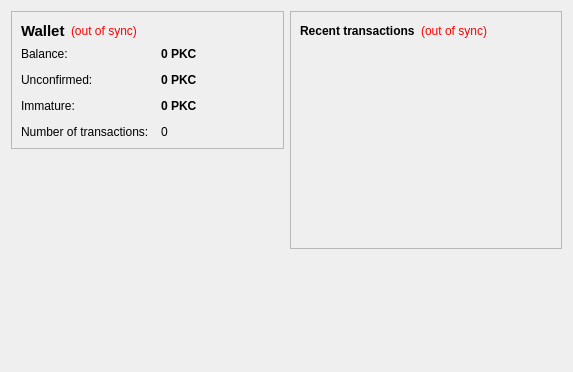
<?xml version="1.0" encoding="UTF-8"?>
<ui version="4.0">
 <class>OverviewPage</class>
 <widget class="QWidget" name="OverviewPage">
  <property name="geometry">
   <rect>
    <x>0</x>
    <y>0</y>
    <width>573</width>
    <height>372</height>
   </rect>
  </property>
  <property name="windowTitle">
   <string>Form</string>
  </property>
  <layout class="QHBoxLayout" name="horizontalLayout" stretch="1,1">
   <item>
    <layout class="QVBoxLayout" name="verticalLayout_2">
     <item>
      <widget class="QFrame" name="frame">
       <property name="frameShape">
        <enum>QFrame::StyledPanel</enum>
       </property>
       <property name="frameShadow">
        <enum>QFrame::Raised</enum>
       </property>
       <layout class="QVBoxLayout" name="verticalLayout_4">
        <item>
         <layout class="QHBoxLayout" name="horizontalLayout_4">
          <item>
           <widget class="QLabel" name="label_5">
            <property name="font">
             <font>
              <pointsize>11</pointsize>
              <weight>75</weight>
              <bold>true</bold>
             </font>
            </property>
            <property name="text">
             <string>Wallet</string>
            </property>
           </widget>
          </item>
          <item>
           <widget class="QLabel" name="labelWalletStatus">
            <property name="toolTip">
             <string>The displayed information may be out of date. Your wallet automatically synchronizes with the PinkachuCoin network after a connection is established, but this process has not completed yet.</string>
            </property>
            <property name="styleSheet">
             <string notr="true">QLabel { color: red; }</string>
            </property>
            <property name="text">
             <string notr="true">(out of sync)</string>
            </property>
            <property name="alignment">
             <set>Qt::AlignLeading|Qt::AlignLeft|Qt::AlignVCenter</set>
            </property>
           </widget>
          </item>
          <item>
           <spacer name="horizontalSpacer_2">
            <property name="orientation">
             <enum>Qt::Horizontal</enum>
            </property>
            <property name="sizeHint" stdset="0">
             <size>
              <width>40</width>
              <height>20</height>
             </size>
            </property>
           </spacer>
          </item>
         </layout>
        </item>
        <item>
         <layout class="QFormLayout" name="formLayout_2">
          <property name="fieldGrowthPolicy">
           <enum>QFormLayout::AllNonFixedFieldsGrow</enum>
          </property>
          <property name="horizontalSpacing">
           <number>12</number>
          </property>
          <property name="verticalSpacing">
           <number>12</number>
          </property>
          <item row="0" column="0">
           <widget class="QLabel" name="label">
            <property name="text">
             <string>Balance:</string>
            </property>
           </widget>
          </item>
          <item row="0" column="1">
           <widget class="QLabel" name="labelBalance">
            <property name="font">
             <font>
              <weight>75</weight>
              <bold>true</bold>
             </font>
            </property>
            <property name="cursor">
             <cursorShape>IBeamCursor</cursorShape>
            </property>
            <property name="toolTip">
             <string>Your current balance</string>
            </property>
            <property name="text">
             <string notr="true">0 PKC</string>
            </property>
            <property name="textInteractionFlags">
             <set>Qt::LinksAccessibleByMouse|Qt::TextSelectableByKeyboard|Qt::TextSelectableByMouse</set>
            </property>
           </widget>
          </item>
          <item row="1" column="0">
           <widget class="QLabel" name="label_3">
            <property name="text">
             <string>Unconfirmed:</string>
            </property>
           </widget>
          </item>
          <item row="1" column="1">
           <widget class="QLabel" name="labelUnconfirmed">
            <property name="font">
             <font>
              <weight>75</weight>
              <bold>true</bold>
             </font>
            </property>
            <property name="cursor">
             <cursorShape>IBeamCursor</cursorShape>
            </property>
            <property name="toolTip">
             <string>Total of transactions that have yet to be confirmed, and do not yet count toward the current balance</string>
            </property>
            <property name="text">
             <string notr="true">0 PKC</string>
            </property>
            <property name="textInteractionFlags">
             <set>Qt::LinksAccessibleByMouse|Qt::TextSelectableByKeyboard|Qt::TextSelectableByMouse</set>
            </property>
           </widget>
          </item>
          <item row="3" column="0">
           <widget class="QLabel" name="label_2">
            <property name="text">
             <string>Number of transactions:</string>
            </property>
           </widget>
          </item>
          <item row="3" column="1">
           <widget class="QLabel" name="labelNumTransactions">
            <property name="toolTip">
             <string>Total number of transactions in wallet</string>
            </property>
            <property name="text">
             <string notr="true">0</string>
            </property>
           </widget>
          </item>
          <item row="2" column="0">
           <widget class="QLabel" name="labelImmatureText">
            <property name="text">
             <string>Immature:</string>
            </property>
           </widget>
          </item>
          <item row="2" column="1">
           <widget class="QLabel" name="labelImmature">
            <property name="font">
             <font>
              <weight>75</weight>
              <bold>true</bold>
             </font>
            </property>
            <property name="toolTip">
             <string>Mined balance that has not yet matured</string>
            </property>
            <property name="text">
             <string notr="true">0 PKC</string>
            </property>
            <property name="textInteractionFlags">
             <set>Qt::LinksAccessibleByMouse|Qt::TextSelectableByKeyboard|Qt::TextSelectableByMouse</set>
            </property>
           </widget>
          </item>
         </layout>
        </item>
       </layout>
      </widget>
     </item>
     <item>
      <spacer name="verticalSpacer">
       <property name="orientation">
        <enum>Qt::Vertical</enum>
       </property>
       <property name="sizeHint" stdset="0">
        <size>
         <width>20</width>
         <height>40</height>
        </size>
       </property>
      </spacer>
     </item>
     <item>
      <widget class="QLabel" name="lblLogo">
       <property name="maximumSize">
        <size>
         <width>300</width>
         <height>200</height>
        </size>
       </property>
       <property name="text">
        <string/>
       </property>
       <property name="pixmap">
        <pixmap resource="../bitcoin.qrc">:/icons/xlogo</pixmap>
       </property>
       <property name="scaledContents">
        <bool>true</bool>
       </property>
      </widget>
     </item>
    </layout>
   </item>
   <item>
    <layout class="QVBoxLayout" name="verticalLayout_3">
     <item>
      <widget class="QFrame" name="frame_2">
       <property name="frameShape">
        <enum>QFrame::StyledPanel</enum>
       </property>
       <property name="frameShadow">
        <enum>QFrame::Raised</enum>
       </property>
       <layout class="QVBoxLayout" name="verticalLayout">
        <item>
         <layout class="QHBoxLayout" name="horizontalLayout_2">
          <item>
           <widget class="QLabel" name="label_4">
            <property name="text">
             <string>&lt;b&gt;Recent transactions&lt;/b&gt;</string>
            </property>
           </widget>
          </item>
          <item>
           <widget class="QLabel" name="labelTransactionsStatus">
            <property name="toolTip">
             <string>The displayed information may be out of date. Your wallet automatically synchronizes with the PinkachuCoin network after a connection is established, but this process has not completed yet.</string>
            </property>
            <property name="styleSheet">
             <string notr="true">QLabel { color: red; }</string>
            </property>
            <property name="text">
             <string notr="true">(out of sync)</string>
            </property>
            <property name="alignment">
             <set>Qt::AlignRight|Qt::AlignTrailing|Qt::AlignVCenter</set>
            </property>
           </widget>
          </item>
          <item>
           <spacer name="horizontalSpacer">
            <property name="orientation">
             <enum>Qt::Horizontal</enum>
            </property>
            <property name="sizeHint" stdset="0">
             <size>
              <width>40</width>
              <height>20</height>
             </size>
            </property>
           </spacer>
          </item>
         </layout>
        </item>
        <item>
         <widget class="QListView" name="listTransactions">
          <property name="styleSheet">
           <string notr="true">QListView { background: transparent; }</string>
          </property>
          <property name="frameShape">
           <enum>QFrame::NoFrame</enum>
          </property>
          <property name="verticalScrollBarPolicy">
           <enum>Qt::ScrollBarAlwaysOff</enum>
          </property>
          <property name="horizontalScrollBarPolicy">
           <enum>Qt::ScrollBarAlwaysOff</enum>
          </property>
          <property name="selectionMode">
           <enum>QAbstractItemView::NoSelection</enum>
          </property>
         </widget>
        </item>
       </layout>
      </widget>
     </item>
     <item>
      <widget class="QLabel" name="label_7">
       <property name="font">
        <font>
         <family>AcadEref</family>
         <pointsize>16</pointsize>
        </font>
       </property>
       <property name="text">
        <string/>
       </property>
       <property name="textFormat">
        <enum>Qt::RichText</enum>
       </property>
       <property name="alignment">
        <set>Qt::AlignCenter</set>
       </property>
       <property name="openExternalLinks">
        <bool>true</bool>
       </property>
      </widget>
     </item>
     <item>
      <spacer name="verticalSpacer_2">
       <property name="orientation">
        <enum>Qt::Vertical</enum>
       </property>
       <property name="sizeHint" stdset="0">
        <size>
         <width>20</width>
         <height>40</height>
        </size>
       </property>
      </spacer>
     </item>
    </layout>
   </item>
  </layout>
 </widget>
 <resources>
  <include location="../bitcoin.qrc"/>
 </resources>
 <connections/>
</ui>
